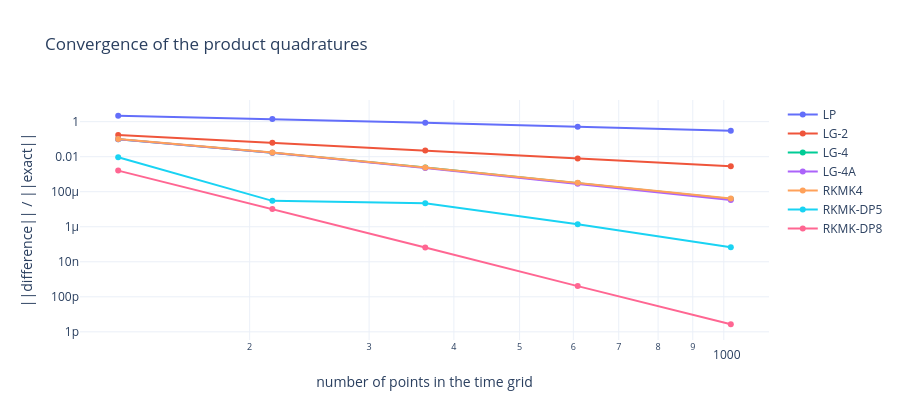

Write notebook code for a chart like this one.
### Code cell
import plotly.graph_objects as go

fig = go.Figure()
for m, label in enumerate(labels):
    fig.add_trace(go.Scatter(x=grids, y=bench[:, m], mode="lines+markers", name=label))
fig.update_layout(
    title="Convergence of the product quadratures",
    xaxis={"title": "number of points in the time grid", "type": "log"},
    yaxis={"title": "||difference|| / ||exact||", "type": "log"},
    template="plotly_white",
    height=420,
)
fig

### Figure 1 — Plotly figure (JSON) as saved in the notebook; plotly's stock layout.template omitted (floating-point values rounded to 4 significant figures)
{"data": [{"mode": "lines+markers", "name": "LP", "x": [128, 216, 363, 609, 1024], "y": [2.172, 1.404, 0.855, 0.5133, 0.306], "type": "scatter"}, {"mode": "lines+markers", "name": "LG-2", "x": [128, 216, 363, 609, 1024], "y": [0.1716, 0.06254, 0.02239, 0.00798, 0.002824], "type": "scatter"}, {"mode": "lines+markers", "name": "LG-4", "x": [128, 216, 363, 609, 1024], "y": [0.09974, 0.01703, 0.002389, 0.0003105, 3.85e-05], "type": "scatter"}, {"mode": "lines+markers", "name": "LG-4A", "x": [128, 216, 363, 609, 1024], "y": [0.09826, 0.0166, 0.002285, 0.0002876, 3.373e-05], "type": "scatter"}, {"mode": "lines+markers", "name": "RKMK4", "x": [128, 216, 363, 609, 1024], "y": [0.1005, 0.01726, 0.00244, 0.0003219, 4.105e-05], "type": "scatter"}, {"mode": "lines+markers", "name": "RKMK-DP5", "x": [128, 216, 363, 609, 1024], "y": [0.009377, 3.005e-05, 2.168e-05, 1.395e-06, 6.817e-08], "type": "scatter"}, {"mode": "lines+markers", "name": "RKMK-DP8", "x": [128, 216, 363, 609, 1024], "y": [0.001603, 1.029e-05, 6.455e-08, 4.073e-10, 2.709e-12], "type": "scatter"}], "layout": {"xaxis": {"title": {"text": "number of points in the time grid"}, "type": "log"}, "yaxis": {"title": {"text": "||difference|| / ||exact||"}, "type": "log"}, "title": {"text": "Convergence of the product quadratures"}, "height": 420}}
